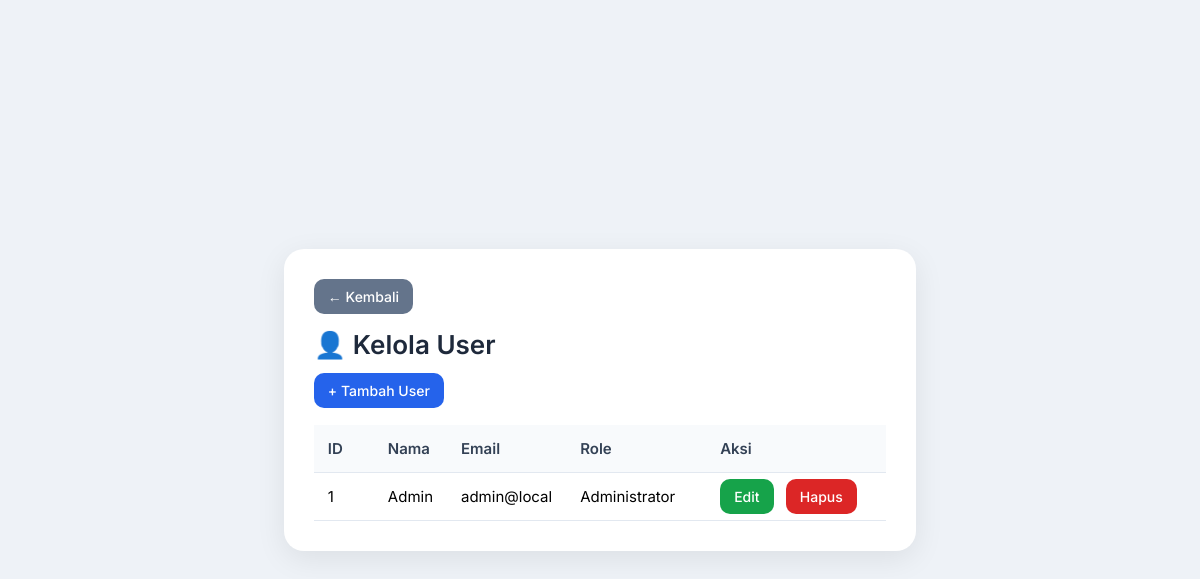
Before: /users/users.php (signed in) with the older database file.
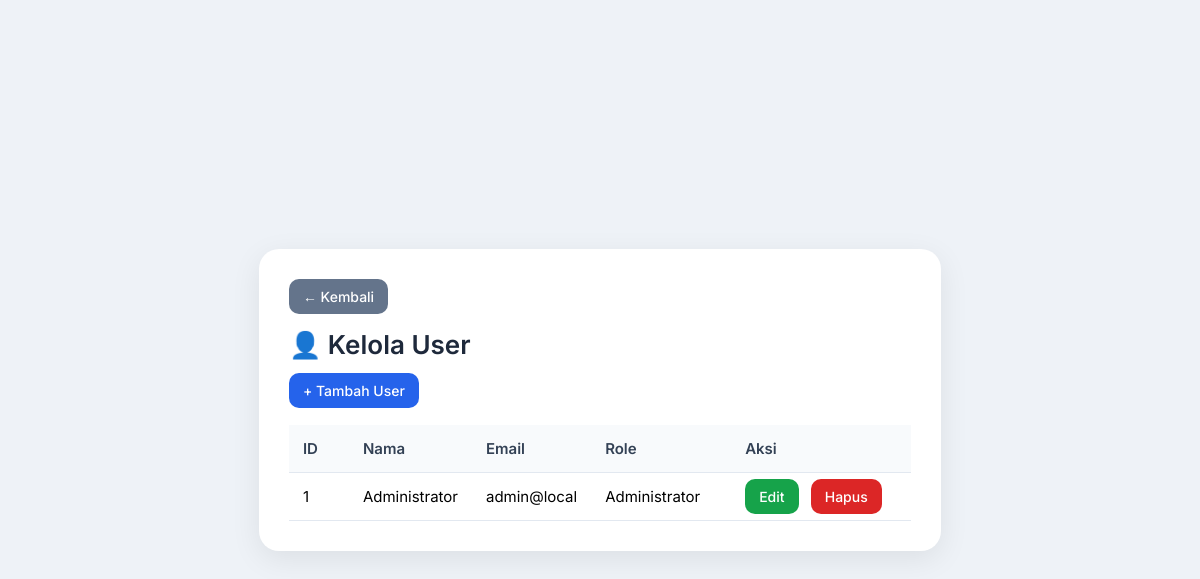
After: the same page with the newer database file.
### tables this page shows
CREATE TABLE `users` (
  `id` INT AUTO_INCREMENT PRIMARY KEY,
  `name` VARCHAR(100) NOT NULL,
  `email` VARCHAR(150) NOT NULL UNIQUE,
  `password` VARCHAR(255) NOT NULL,
  `role` ENUM('administrator','peminjam') NOT NULL DEFAULT 'peminjam',
  `created_at` TIMESTAMP DEFAULT CURRENT_TIMESTAMP
);

### users/users.php (the view, shortened to what this page needs)
<?php
require "../config/config.php";
?>
<!DOCTYPE html>
<html lang="en">
<head>
<link rel="stylesheet" href="../style.css">
</head>
<body>
<div class="container">
    <a href="../dashboard.php" class="btn btn-back">← Kembali</a>
    <h2>👤 Kelola User</h2>
    <a href="users_add.php" class="btn btn-add">+ Tambah User</a>
    <table class="table">
        <thead>
            <tr>
                <th width="60">ID</th>
                <th>Nama</th>
                <th>Email</th>
                <th width="140">Role</th>
                <th width="180">Aksi</th>
            </tr>
        </thead>
        <tbody>
        <?php
        $query = mysqli_query($conn, "SELECT * FROM users ORDER BY id DESC");
        while ($row = mysqli_fetch_assoc($query)) :
        ?>
            <tr>
                <td><?= $row['id'] ?></td>
                <td><?= htmlspecialchars($row['name']) ?></td>
                <td><?= htmlspecialchars($row['email']) ?></td>
                <td><?= ucfirst($row['role']) ?></td>
                <td class="actions">
                    <a href="users_edit.php?id=<?= $row['id'] ?>" class="btn btn-edit">Edit</a>
                    <a href="users_delete.php?id=<?= $row['id'] ?>" class="btn btn-delete"
                       onclick="return confirm('Hapus user ini?')">Hapus</a>
                </td>
            </tr>
        <?php endwhile; ?>
        </tbody>
    </table>
</div>
</body>
</html>

### style.css (style rules this page uses)
* { margin: 0; padding: 0; box-sizing: border-box; font-family: 'Inter', sans-serif; }
body { background: #f3f4f6; display: flex; justify-content: center; align-items: center; min-height: 100vh; }
h2 { font-size: 28px; margin-bottom: 6px; font-weight: 700; }

### users/users.php (style rules this page uses)
body { margin: 0; background: #eef2f7; font-family: "Segoe UI", sans-serif; }
.container { max-width: 1050px; margin: 40px auto; background: white; padding: 30px; border-radius: 20px; box-shadow: 0 8px 30px rgba(0,0,0,0.08); }
h2 { margin-bottom: 20px; font-size: 26px; font-weight: 600; color: #1e293b; }
.btn { padding: 9px 14px; border-radius: 10px; text-decoration: none; color: white; font-size: 14px; font-weight: 500; }
.btn-back { background: #64748b; margin-bottom: 15px; display: inline-block; }
.btn-add { background: #2563eb; }
.btn-edit { background: #16a34a; }
.btn-delete { background: #dc2626; }
.table { width: 100%; border-collapse: collapse; margin-top: 25px; }
.table thead { background: #f8fafc; }
.table th, .table td { padding: 14px; border-bottom: 1px solid #e2e8f0; font-size: 15px; }
.table th { text-align: left; color: #334155; font-weight: 600; }
.actions a { margin-right: 8px; }

Changed rows visible on the page:
changed users "Administrator": name "Admin" → "Administrator"
